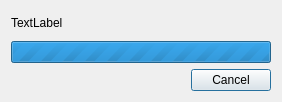
<?xml version="1.0" encoding="UTF-8"?>
<ui version="4.0">
 <class>FileOperationDialog</class>
 <widget class="QDialog" name="FileOperationDialog">
  <property name="geometry">
   <rect>
    <x>0</x>
    <y>0</y>
    <width>278</width>
    <height>102</height>
   </rect>
  </property>
  <property name="windowTitle">
   <string notr="true">Dialog</string>
  </property>
  <layout class="QVBoxLayout" name="verticalLayout">
   <item>
    <widget class="QLabel" name="label">
     <property name="text">
      <string notr="true">TextLabel</string>
     </property>
    </widget>
   </item>
   <item>
    <widget class="CustomProgressBar" name="progressBar">
     <property name="minimumSize">
      <size>
       <width>260</width>
       <height>0</height>
      </size>
     </property>
     <property name="maximum">
      <number>0</number>
     </property>
     <property name="value">
      <number>0</number>
     </property>
     <property name="alignment">
      <set>Qt::AlignCenter</set>
     </property>
    </widget>
   </item>
   <item>
    <widget class="QDialogButtonBox" name="buttonBox">
     <property name="orientation">
      <enum>Qt::Horizontal</enum>
     </property>
     <property name="standardButtons">
      <set>QDialogButtonBox::Cancel</set>
     </property>
    </widget>
   </item>
  </layout>
 </widget>
 <customwidgets>
  <customwidget>
   <class>CustomProgressBar</class>
   <extends>QProgressBar</extends>
   <header>customprogressbar.hpp</header>
  </customwidget>
 </customwidgets>
 <resources/>
 <connections>
  <connection>
   <sender>buttonBox</sender>
   <signal>accepted()</signal>
   <receiver>FileOperationDialog</receiver>
   <slot>accept()</slot>
   <hints>
    <hint type="sourcelabel">
     <x>248</x>
     <y>254</y>
    </hint>
    <hint type="destinationlabel">
     <x>157</x>
     <y>274</y>
    </hint>
   </hints>
  </connection>
  <connection>
   <sender>buttonBox</sender>
   <signal>rejected()</signal>
   <receiver>FileOperationDialog</receiver>
   <slot>reject()</slot>
   <hints>
    <hint type="sourcelabel">
     <x>316</x>
     <y>260</y>
    </hint>
    <hint type="destinationlabel">
     <x>286</x>
     <y>274</y>
    </hint>
   </hints>
  </connection>
 </connections>
</ui>
